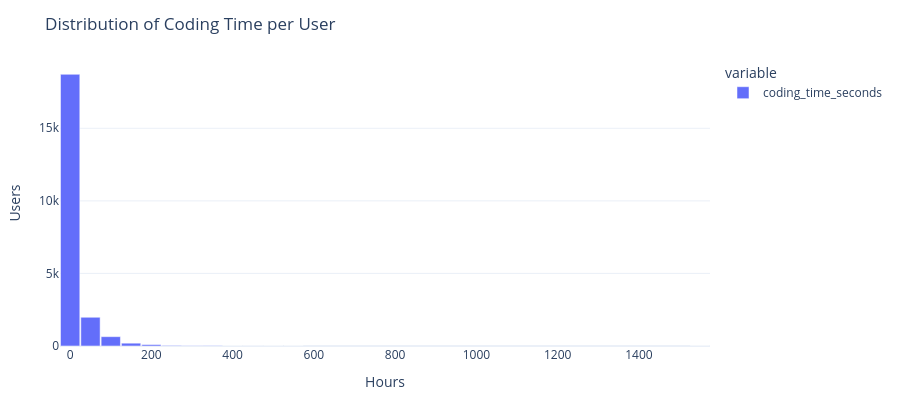

Notebook code for this chart:
### Markdown cell above
# Distribution of coding time

How is the coding time spread out?

### Code cell
s = pd.to_numeric(df['coding_time_seconds'], errors='coerce') / 3600  # Convert to hours
fig = px.histogram(
    s.dropna(), nbins=40,
    title='Distribution of Coding Time per User',
    labels={'value': 'Hours', 'count': 'Users'},
    color_discrete_sequence=['#636EFA']
)
fig.update_traces(marker_line_color='white', marker_line_width=0.5)
fig.update_layout(bargap=0.05,
                  height=max(DEFAULT_HEIGHT - 20, 400),
                  xaxis_title='Hours', yaxis_title='Users')
fig.show()

save_plotly(fig, name='coding_time_distribution', description='Histogram of coding time per user', friendly_name='Coding Time Distribution')

### Figure 1 — Plotly figure (JSON) as saved in the notebook; plotly's stock layout.template omitted (floating-point values rounded to 4 significant figures; data arrays with more than 128 entries replaced by an {"elided": "..."} marker saying what was removed)
{"data": [{"bingroup": "x", "hovertemplate": "variable=coding_time_seconds<br>Hours=%{x}<br>count=%{y}<extra></extra>", "legendgroup": "coding_time_seconds", "marker": {"color": "#636EFA", "line": {"color": "white", "width": 0.5}, "pattern": {"shape": ""}}, "name": "coding_time_seconds", "nbinsx": 40, "orientation": "v", "showlegend": true, "type": "histogram", "x": {"elided": "21718 float values"}, "xaxis": "x", "yaxis": "y"}], "layout": {"bargap": 0.05, "barmode": "relative", "height": 400, "legend": {"title": {"text": "variable"}, "tracegroupgap": 0}, "title": {"text": "Distribution of Coding Time per User"}, "xaxis": {"anchor": "y", "domain": [0, 1], "title": {"text": "Hours"}}, "yaxis": {"anchor": "x", "domain": [0, 1], "title": {"text": "Users"}}}}
